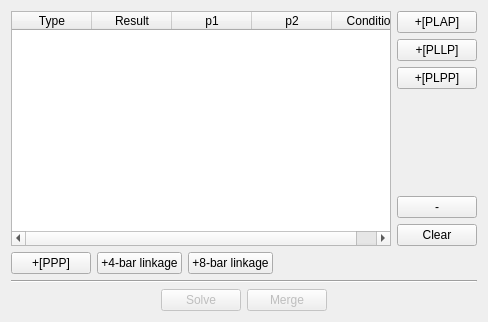
<?xml version="1.0" encoding="UTF-8"?>
<ui version="4.0">
 <class>Form</class>
 <widget class="QWidget" name="Form">
  <property name="geometry">
   <rect>
    <x>0</x>
    <y>0</y>
    <width>488</width>
    <height>322</height>
   </rect>
  </property>
  <property name="windowTitle">
   <string>Form</string>
  </property>
  <layout class="QVBoxLayout" name="verticalLayout">
   <item>
    <layout class="QHBoxLayout" name="horizontalLayout">
     <item>
      <widget class="QTableWidget" name="directionsTable">
       <property name="editTriggers">
        <set>QAbstractItemView::NoEditTriggers</set>
       </property>
       <property name="selectionBehavior">
        <enum>QAbstractItemView::SelectRows</enum>
       </property>
       <property name="verticalScrollMode">
        <enum>QAbstractItemView::ScrollPerPixel</enum>
       </property>
       <property name="horizontalScrollMode">
        <enum>QAbstractItemView::ScrollPerPixel</enum>
       </property>
       <attribute name="horizontalHeaderDefaultSectionSize">
        <number>80</number>
       </attribute>
       <attribute name="horizontalHeaderMinimumSectionSize">
        <number>80</number>
       </attribute>
       <column>
        <property name="text">
         <string>Type</string>
        </property>
       </column>
       <column>
        <property name="text">
         <string>Result</string>
        </property>
       </column>
       <column>
        <property name="text">
         <string>p1</string>
        </property>
       </column>
       <column>
        <property name="text">
         <string>p2</string>
        </property>
       </column>
       <column>
        <property name="text">
         <string>Condition</string>
        </property>
       </column>
      </widget>
     </item>
     <item>
      <layout class="QVBoxLayout" name="verticalLayout_2">
       <item>
        <widget class="QPushButton" name="pluse_PLAP">
         <property name="toolTip">
          <string>&lt;html&gt;&lt;head/&gt;&lt;body&gt;&lt;p&gt;&lt;span style=&quot; font-size:12pt; font-weight:600;&quot;&gt;Point(A), Length(L0), Angle(β), Point(B)&lt;/span&gt;&lt;/p&gt;&lt;p&gt;&lt;img width=&quot;450&quot; src=&quot;:/icons/preview/PLAP.png&quot;/&gt;&lt;/p&gt;&lt;/body&gt;&lt;/html&gt;</string>
         </property>
         <property name="text">
          <string>+[PLAP]</string>
         </property>
        </widget>
       </item>
       <item>
        <widget class="QPushButton" name="pluse_PLLP">
         <property name="toolTip">
          <string>&lt;html&gt;&lt;head/&gt;&lt;body&gt;&lt;p&gt;&lt;span style=&quot; font-size:12pt; font-weight:600;&quot;&gt;Point(A), Length(L0), Length(R0), Point(B)&lt;/span&gt;&lt;/p&gt;&lt;p&gt;&lt;img width=&quot;450&quot; src=&quot;:/icons/preview/PLLP.png&quot;/&gt;&lt;/p&gt;&lt;/body&gt;&lt;/html&gt;</string>
         </property>
         <property name="text">
          <string>+[PLLP]</string>
         </property>
        </widget>
       </item>
       <item>
        <widget class="QPushButton" name="pluse_PLPP">
         <property name="toolTip">
          <string>&lt;html&gt;&lt;head/&gt;&lt;body&gt;&lt;p&gt;&lt;span style=&quot; font-size:12pt; font-weight:600;&quot;&gt;Point(A), Length(L0), Point(B), Point(C)&lt;/span&gt;&lt;/p&gt;&lt;p&gt;&lt;img width=&quot;450&quot; src=&quot;:/icons/preview/PLPP.png&quot;/&gt;&lt;/p&gt;&lt;/body&gt;&lt;/html&gt;</string>
         </property>
         <property name="text">
          <string>+[PLPP]</string>
         </property>
        </widget>
       </item>
       <item>
        <spacer name="verticalSpacer_2">
         <property name="orientation">
          <enum>Qt::Vertical</enum>
         </property>
         <property name="sizeHint" stdset="0">
          <size>
           <width>20</width>
           <height>40</height>
          </size>
         </property>
        </spacer>
       </item>
       <item>
        <widget class="QPushButton" name="remove_botton">
         <property name="text">
          <string>-</string>
         </property>
        </widget>
       </item>
       <item>
        <widget class="QPushButton" name="clear_botton">
         <property name="text">
          <string>Clear</string>
         </property>
        </widget>
       </item>
      </layout>
     </item>
    </layout>
   </item>
   <item>
    <layout class="QHBoxLayout" name="horizontalLayout_4">
     <item>
      <widget class="QPushButton" name="pluse_PPP">
       <property name="toolTip">
        <string>&lt;html&gt;&lt;head/&gt;&lt;body&gt;&lt;p&gt;&lt;span style=&quot; font-size:12pt; font-weight:600;&quot;&gt;Point(A), Point(B), Point(C)&lt;/span&gt;&lt;/p&gt;&lt;p&gt;&lt;span style=&quot; font-size:12pt; color:#ff0000;&quot;&gt;Return three side length.&lt;/span&gt;&lt;/p&gt;&lt;p&gt;&lt;span style=&quot; font-size:12pt; color:#ff0000;&quot;&gt;Use to build 3 points entities.&lt;/span&gt;&lt;/p&gt;&lt;p&gt;&lt;img src=&quot;:/icons/preview/PPP.png&quot; width=&quot;450&quot;/&gt;&lt;/p&gt;&lt;/body&gt;&lt;/html&gt;</string>
       </property>
       <property name="text">
        <string>+[PPP]</string>
       </property>
      </widget>
     </item>
     <item>
      <widget class="QPushButton" name="Bar4">
       <property name="toolTip">
        <string>&lt;html&gt;&lt;head/&gt;&lt;body&gt;&lt;p&gt;&lt;span style=&quot; font-size:14pt; font-weight:600;&quot;&gt;4 Bar Linkage&lt;/span&gt;&lt;/p&gt;&lt;p&gt;&lt;span style=&quot; font-size:12pt; color:#ff0000;&quot;&gt;Need for 5 point.&lt;/span&gt;&lt;/p&gt;&lt;p&gt;&lt;span style=&quot; font-size:12pt;&quot;&gt;Generates 3 triangles.&lt;/span&gt;&lt;/p&gt;&lt;p&gt;&lt;img src=&quot;:/icons/preview/4Bar_triangle.png&quot; width=&quot;300&quot;/&gt;&lt;/p&gt;&lt;/body&gt;&lt;/html&gt;</string>
       </property>
       <property name="text">
        <string>+4-bar linkage</string>
       </property>
      </widget>
     </item>
     <item>
      <widget class="QPushButton" name="Bar8">
       <property name="toolTip">
        <string>&lt;html&gt;&lt;head/&gt;&lt;body&gt;&lt;p&gt;&lt;span style=&quot; font-size:14pt; font-weight:600;&quot;&gt;8 Bar Linkage&lt;/span&gt;&lt;/p&gt;&lt;p&gt;&lt;span style=&quot; font-size:12pt; color:#ff0000;&quot;&gt;Need for 8 point.&lt;/span&gt;&lt;/p&gt;&lt;p&gt;&lt;span style=&quot; font-size:12pt;&quot;&gt;Generates 6 triangles.&lt;/span&gt;&lt;/p&gt;&lt;p&gt;&lt;img src=&quot;:/icons/preview/8Bar_triangle.png&quot; width=&quot;300&quot;/&gt;&lt;/p&gt;&lt;/body&gt;&lt;/html&gt;</string>
       </property>
       <property name="text">
        <string>+8-bar linkage</string>
       </property>
      </widget>
     </item>
     <item>
      <spacer name="horizontalSpacer_3">
       <property name="orientation">
        <enum>Qt::Horizontal</enum>
       </property>
       <property name="sizeHint" stdset="0">
        <size>
         <width>40</width>
         <height>20</height>
        </size>
       </property>
      </spacer>
     </item>
    </layout>
   </item>
   <item>
    <widget class="Line" name="line">
     <property name="orientation">
      <enum>Qt::Horizontal</enum>
     </property>
    </widget>
   </item>
   <item>
    <layout class="QHBoxLayout" name="horizontalLayout_2">
     <item>
      <spacer name="horizontalSpacer">
       <property name="orientation">
        <enum>Qt::Horizontal</enum>
       </property>
       <property name="sizeHint" stdset="0">
        <size>
         <width>40</width>
         <height>20</height>
        </size>
       </property>
      </spacer>
     </item>
     <item>
      <widget class="QPushButton" name="Solve">
       <property name="enabled">
        <bool>false</bool>
       </property>
       <property name="text">
        <string>Solve</string>
       </property>
      </widget>
     </item>
     <item>
      <widget class="QPushButton" name="Merge">
       <property name="enabled">
        <bool>false</bool>
       </property>
       <property name="text">
        <string>Merge</string>
       </property>
      </widget>
     </item>
     <item>
      <spacer name="horizontalSpacer_2">
       <property name="orientation">
        <enum>Qt::Horizontal</enum>
       </property>
       <property name="sizeHint" stdset="0">
        <size>
         <width>40</width>
         <height>20</height>
        </size>
       </property>
      </spacer>
     </item>
    </layout>
   </item>
  </layout>
 </widget>
 <resources>
  <include location="../../../icons.qrc"/>
  <include location="../../../icons.qrc"/>
 </resources>
 <connections/>
</ui>
